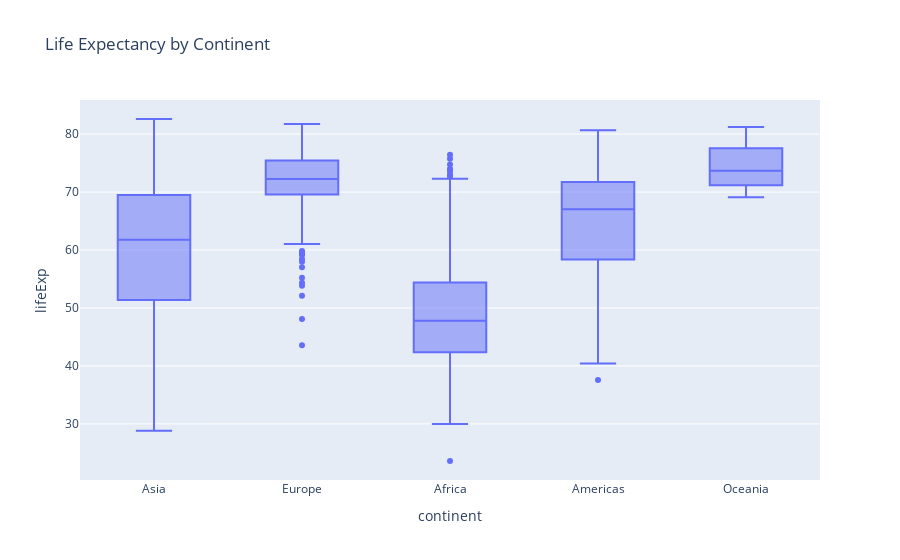

The notebook cell saved with this chart:
### Markdown cell above
[Back to top](#Index:) 

### Problem 9

#### Box Plot of Life Expectancy by Continent with `plotly`



Create a Box Plot of the Life Expectancy by continent using `plotly`.

### Code cell
#boxplot by continent with plotly with y = lifeExp
fig = px.box(gapminder, x="continent", y="lifeExp", title="Life Expectancy by Continent")
fig.show()

### Figure 1 — Plotly figure (JSON) as saved in the notebook; plotly's stock layout.template omitted (floating-point values rounded to 4 significant figures; data arrays with more than 128 entries replaced by an {"elided": "..."} marker saying what was removed)
{"data": [{"alignmentgroup": "True", "hovertemplate": "continent=%{x}<br>lifeExp=%{y}<extra></extra>", "legendgroup": "", "marker": {"color": "#636efa"}, "name": "", "notched": false, "offsetgroup": "", "orientation": "v", "showlegend": false, "type": "box", "x": {"elided": "1704 str values"}, "x0": " ", "xaxis": "x", "y": {"elided": "1704 float values"}, "y0": " ", "yaxis": "y"}], "layout": {"boxmode": "group", "legend": {"tracegroupgap": 0}, "title": {"text": "Life Expectancy by Continent"}, "xaxis": {"anchor": "y", "domain": [0, 1], "title": {"text": "continent"}}, "yaxis": {"anchor": "x", "domain": [0, 1], "title": {"text": "lifeExp"}}}}
